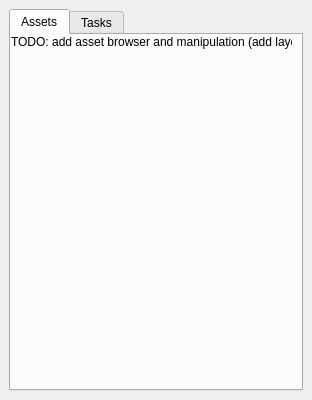
<?xml version="1.0" encoding="UTF-8"?>
<ui version="4.0">
 <class>GoogleEarthEngineDockWidgetBase</class>
 <widget class="QDockWidget" name="GoogleEarthEngineDockWidgetBase">
  <property name="geometry">
   <rect>
    <x>0</x>
    <y>0</y>
    <width>312</width>
    <height>400</height>
   </rect>
  </property>
  <property name="sizePolicy">
   <sizepolicy hsizetype="Preferred" vsizetype="Preferred">
    <horstretch>0</horstretch>
    <verstretch>0</verstretch>
   </sizepolicy>
  </property>
  <property name="minimumSize">
   <size>
    <width>312</width>
    <height>400</height>
   </size>
  </property>
  <property name="baseSize">
   <size>
    <width>312</width>
    <height>400</height>
   </size>
  </property>
  <property name="features">
   <set>QDockWidget::AllDockWidgetFeatures</set>
  </property>
  <property name="windowTitle">
   <string>Google Earh Engine</string>
  </property>
  <widget class="QWidget" name="dockWidgetContents">
   <layout class="QGridLayout" name="gridLayout">
    <item row="0" column="0">
     <widget class="QTabWidget" name="tabWidget">
      <property name="sizePolicy">
       <sizepolicy hsizetype="Preferred" vsizetype="MinimumExpanding">
        <horstretch>0</horstretch>
        <verstretch>0</verstretch>
       </sizepolicy>
      </property>
      <property name="currentIndex">
       <number>0</number>
      </property>
      <widget class="QWidget" name="tabAssets">
       <attribute name="title">
        <string>Assets</string>
       </attribute>
       <widget class="QLabel" name="label">
        <property name="geometry">
         <rect>
          <x>0</x>
          <y>0</y>
          <width>281</width>
          <height>41</height>
         </rect>
        </property>
        <property name="sizePolicy">
         <sizepolicy hsizetype="Preferred" vsizetype="Preferred">
          <horstretch>0</horstretch>
          <verstretch>0</verstretch>
         </sizepolicy>
        </property>
        <property name="autoFillBackground">
         <bool>false</bool>
        </property>
        <property name="text">
         <string>TODO: add asset browser and manipulation (add layer)</string>
        </property>
        <property name="alignment">
         <set>Qt::AlignLeading|Qt::AlignLeft|Qt::AlignTop</set>
        </property>
       </widget>
      </widget>
      <widget class="QWidget" name="tabTasks">
       <attribute name="title">
        <string>Tasks</string>
       </attribute>
      </widget>
     </widget>
    </item>
   </layout>
  </widget>
 </widget>
 <resources/>
 <connections/>
</ui>
